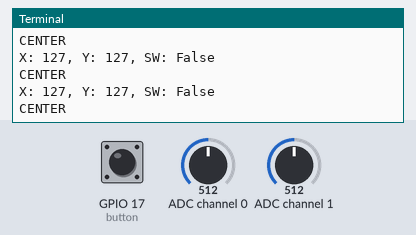
The program below on a simulated Raspberry Pi (BCM pin numbers). On the bench: the last lines printed to the terminal. Inputs (shaded band) come from the test bench; at power-on: ADC channel 0 = 512, ADC channel 1 = 512, GPIO 17 (button) HIGH (analog values on the 0–1023 scale).

Above: at 1.2 s.
1.3 s: ADC channel 0 set to 459
At 1.9 s:
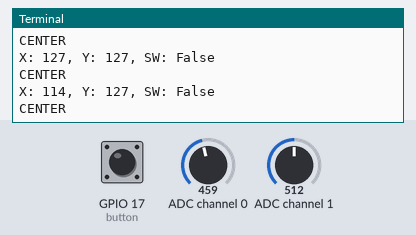
2.8 s: ADC channel 0 set to 434
At 3.4 s:
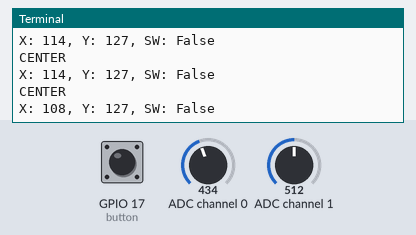
4.3 s: ADC channel 1 set to 208
At 4.9 s:
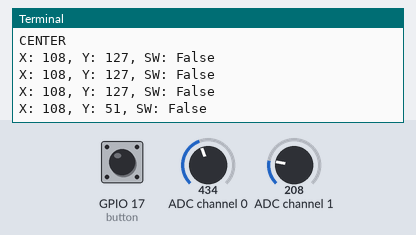
5.8 s: ADC channel 1 set to 192
At 6.4 s:
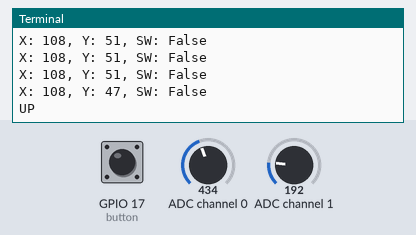
Timing chart, 0 to 8.8 s (numbered marks = the images above; inputs shaded):
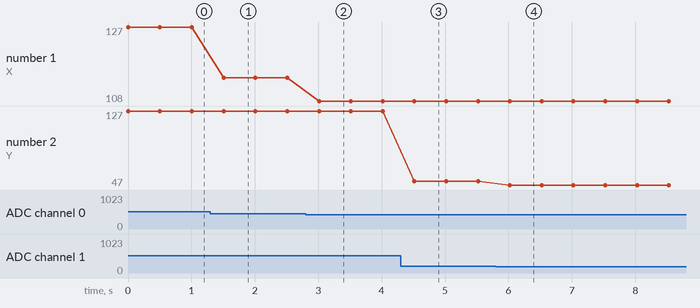

The program:

joystick02.py
```python
import smbus
import time
from gpiozero import Button

bus = smbus.SMBus(1)
ADDR = 0x48

button = Button(17)

def read_analog(channel):
	# channel: 0 ~ 3
	bus.write_byte(ADDR, 0x40 | channel)
	bus.read_byte(ADDR)	# dummy read

	return bus.read_byte(ADDR)

while True:
	x = read_analog(0)	# VRX
	y = read_analog(1)	# VRY
	sw = button.is_pressed

	print(f"X: {x}, Y: {y}, SW: {sw}")

	if x > 200:
		print("RIGHT")
	elif x < 50:
		print("LEFT")

	if y > 210:
		print("DOWN")
	elif y < 50:
		print("UP")

	if 110 < x < 185:	# 안정화 (데드존 필요)
		print("CENTER")

	time.sleep(0.5)
```

Measured:
- the behaviour switches between 446 and 445 on ADC channel 0 (found by bisection; images 1 and 2)
- the behaviour switches between 201 and 200 on ADC channel 1 (found by bisection; images 3 and 4)
- after the input at 1.3 s, the terminal: prints a new line after 0.21 s (image 1)
- after the input at 2.8 s, the terminal: prints a new line after 0.21 s (image 2)
- after the input at 4.3 s, the terminal: prints a new line after 0.22 s (image 3)
- after the input at 5.8 s, the terminal: prints a new line after 0.22 s (image 4)
- plotted number 1: 127 → 114 after the input at 1.3 s, 114 → 108 after the input at 2.8 s
- plotted number 2: 127 → 51 after the input at 4.3 s, 51 → 47 after the input at 5.8 s
